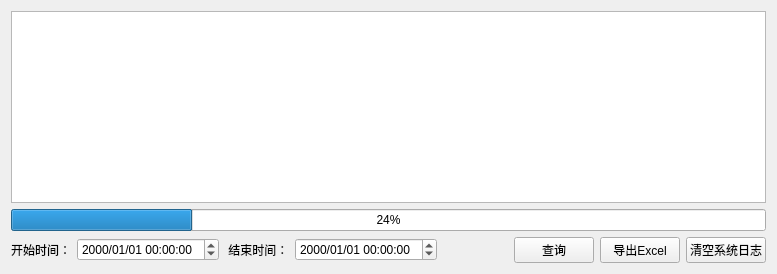
          <widget class="QWidget" name="tab_log">
           <attribute name="title">
            <string>系统日志</string>
           </attribute>
           <layout class="QGridLayout" name="gridLayout_51">
            <item row="0" column="0" colspan="8">
             <widget class="QTableView" name="tbvSysLog"/>
            </item>
            <item row="1" column="0" colspan="8">
             <widget class="QProgressBar" name="prgExportSyslog">
              <property name="value">
               <number>24</number>
              </property>
             </widget>
            </item>
            <item row="2" column="0">
             <widget class="QLabel" name="label_36">
              <property name="text">
               <string>开始时间：</string>
              </property>
             </widget>
            </item>
            <item row="2" column="1">
             <widget class="QDateTimeEdit" name="dteSysLogStart">
              <property name="sizePolicy">
               <sizepolicy hsizetype="Preferred" vsizetype="Fixed">
                <horstretch>0</horstretch>
                <verstretch>0</verstretch>
               </sizepolicy>
              </property>
              <property name="minimumSize">
               <size>
                <width>142</width>
                <height>20</height>
               </size>
              </property>
              <property name="displayFormat">
               <string>yyyy/MM/dd HH:mm:ss</string>
              </property>
             </widget>
            </item>
            <item row="2" column="2">
             <widget class="QLabel" name="label_37">
              <property name="text">
               <string> 结束时间：</string>
              </property>
             </widget>
            </item>
            <item row="2" column="3">
             <widget class="QDateTimeEdit" name="dteSysLogEnd">
              <property name="sizePolicy">
               <sizepolicy hsizetype="Preferred" vsizetype="Fixed">
                <horstretch>0</horstretch>
                <verstretch>0</verstretch>
               </sizepolicy>
              </property>
              <property name="minimumSize">
               <size>
                <width>142</width>
                <height>20</height>
               </size>
              </property>
              <property name="displayFormat">
               <string>yyyy/MM/dd HH:mm:ss</string>
              </property>
             </widget>
            </item>
            <item row="2" column="4">
             <spacer name="horizontalSpacer_26">
              <property name="orientation">
               <enum>Qt::Horizontal</enum>
              </property>
              <property name="sizeHint" stdset="0">
               <size>
                <width>65</width>
                <height>20</height>
               </size>
              </property>
             </spacer>
            </item>
            <item row="2" column="5">
             <widget class="QPushButton" name="btSysLogQuerry">
              <property name="text">
               <string>查询</string>
              </property>
             </widget>
            </item>
            <item row="2" column="6">
             <widget class="QPushButton" name="btSysLogExport">
              <property name="text">
               <string>导出Excel</string>
              </property>
             </widget>
            </item>
            <item row="2" column="7">
             <widget class="QPushButton" name="btClearSysLog">
              <property name="text">
               <string>清空系统日志</string>
              </property>
             </widget>
            </item>
           </layout>
          </widget>
